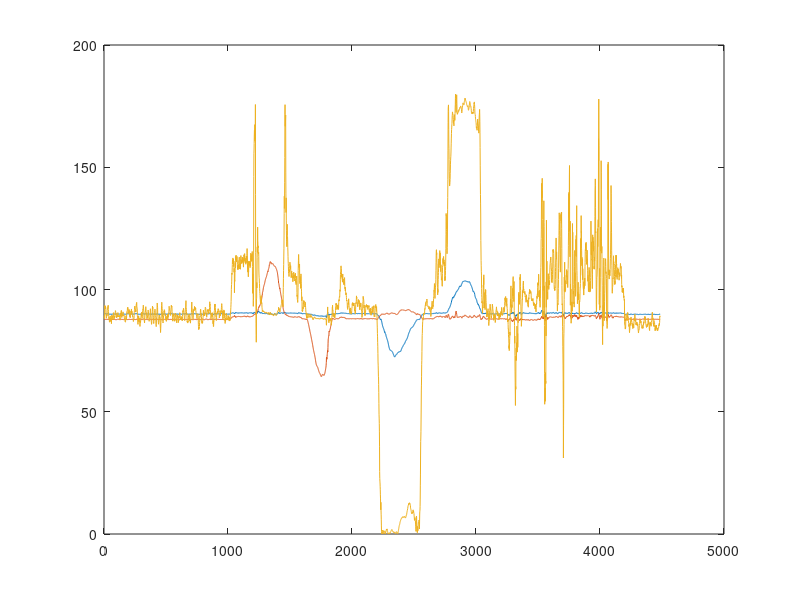

Here is the MATLAB script that generated this plot:
raw = load('raw.txt');
raw = raw';
N = length(raw);
angle = zeros(3,N);
for k=1:N
    angle(1,k) = acos(raw(1,k) / sqrt(raw(1,k)^2 + raw(3,k)^2));
    angle(2,k) = acos(raw(2,k) / sqrt(raw(2,k)^2 + raw(3,k)^2));
    angle(3,k) = acos(raw(1,k) / sqrt(raw(1,k)^2 + raw(2,k)^2));
    angle(:,k) = angle(:,k) * 180 / pi;
end
plot(angle');